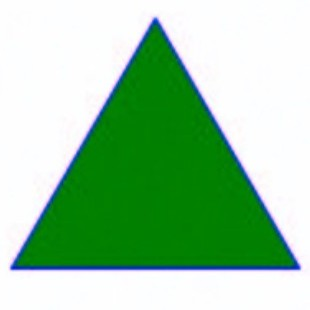
#> input picture images_test/triangle.jpg, 310 x 310 px, found by its file name
$ jupyter execute --allow-errors Notebook_final_Inpainting.ipynb
#> lines starting #> are read from the running program, lines starting #| are printed output that depends on the picture; after the words box and inside, x2 and y2 are one past the last pixel; in counts of white or black regions, pixels touching at a corner belong together
# Inpainting Project

importing libraries we are going to need :

[cell 1]
import imageio as iio
import numpy as np
import skimage.morphology as morpho
from skimage import img_as_float
import matplotlib.pyplot as plt
from scipy.signal import convolve2d
import cv2
import imageio
import os

# Affichage de l'image

[cell 2]
def view(data, size=(4, 4), dpi=100):
    """
    Image Dispaly
    """
    fig = plt.figure()
    fig.set_size_inches(size)
    ax = plt.Axes(fig, [0., 0., 1., 1.])
    ax.set_axis_off()
    fig.add_axes(ax)
    ax.imshow(data)
    plt.show()

# Création du masque

[cell 3]
def mask_creation(im, x1, x2 , y1 , y2):
    """
    Prend une image et les coordonnées de deux points et retourne un masque rectangulaire
    de la taille de l'image. La partie masquée contient des 0 et le reste des 1.
    """
    shape = im.shape
    mask = np.ones((shape[0],shape[1]), dtype=int)
    for i in range(x1,x2):
        for j in range(y1,y2):
            mask[i,j]=0
    return mask


# faite à l'aide de ClaudeIA

def create_freehand_mask(image, display_scale_factor=1.5, initial_cursor_size=5):
    """
    Permet à l'utilisateur de dessiner un masque à main levée avec un affichage agrandi.
    Le masque et l'image finaux restent à la taille d'origine.
    """
    h, w = image.shape[:2]
    mask = np.ones((h, w), dtype=np.uint8)  # Masque à la taille d'origine

    # Agrandir l'affichage uniquement pour la visualisation
    display_image = cv2.resize(image, (int(w * display_scale_factor), int(h * display_scale_factor)))
    display_mask = np.ones((int(h * display_scale_factor), int(w * display_scale_factor)), dtype=np.uint8)

    # Paramètres du curseur
    cursor_size = initial_cursor_size

    # Fonction de dessin
    # [11 lines left out: function draw_circle, not called in this run]

    params = {'drawing': False}
    cv2.namedWindow("Draw Mask")
    cv2.setMouseCallback("Draw Mask", draw_circle, params)

    while True:
        # Afficher l'image avec superposition du masque agrandi
        display_overlay = cv2.addWeighted(display_image, 0.7, cv2.merge([display_mask * 255] * 3), 0.3, 0)
        cv2.imshow("Draw Mask", display_overlay)

        # Gestion de la taille du curseur
        key = cv2.waitKey(1) & 0xFF
        if key == ord('q'):  # Quitter avec 'q'
            break
        elif key == ord('m'):  # Augmenter la taille du curseur
            cursor_size = min(cursor_size + 1, 50)
        elif key == ord('p'):  # Réduire la taille du curseur
            cursor_size = max(cursor_size - 1, 1)
        elif key == 27:  # Échapper pour quitter
            break

    cv2.destroyAllWindows()
    return mask

### Application du masque

[cell 4]
def apply_mask(im,mask):
    """
    applique un masque sur une image en multipliant chaque pixel par la valeur du masque (cette opération est faite pour les 3 canaux RGB de l'image)
    """
    n,m,k=im.shape
    new_im = np.zeros((n,m,k),dtype=int)
    for i in range(3):
        new_im[:,:,i]=im[:,:,i]*mask
    return new_im

### Selection du patch

[cell 5]
# [8 lines left out: function get_patch, not called in this run]

# Detection de bords

[cell 6]
def detection_de_bords(mask):
    new_mask = 1-mask
    #view(new_mask)
    n,m=mask.shape
    strell=morpho.disk(1)
    bords= new_mask-morpho.erosion(new_mask,strell)
    #view(strell)
    L=[]
    for i in range(n):
        for j in range(m):
            if(bords[i,j]==1):
                L.append((i,j))
    return L


# [18 lines left out: function detection_de_bords2, not called in this run]

# Calcul de distance

[cell 7]
# [12 lines left out: function distance_patch, not called in this run]

from skimage.color import rgb2lab

# [29 lines left out: functions distance_patch_2, distance_patch3, not called in this run]

# Fonctions Gradient

[cell 8]
# [100 lines left out: functions gradient_I2, gradient_I, gradient_I3, not called in this run]

# Vecteur normal

[cell 9]
# [15 lines left out: function normal_vect, not called in this run]

# Calcul de priorité

[cell 10]
# [38 lines left out: functions c_matrix, P, maxP, not called in this run]

# Main

#> (a cell that did not finish here is left out)

### TEST

[cell 12]
triangle = cv2.imread('images/triangle.jpg')
#> triangle is the input picture: shape (310, 310, 3); mean B, G, R 162, 201.6, 155.8
triangle_mask = create_freehand_mask(triangle)
#> (key q is pressed here)
#> triangle_mask: shape (310, 310); every value is 1

#> (a cell that did not finish here is left out)

[cell 14]
stop2 = iio.imread('images/stop2.jpg')
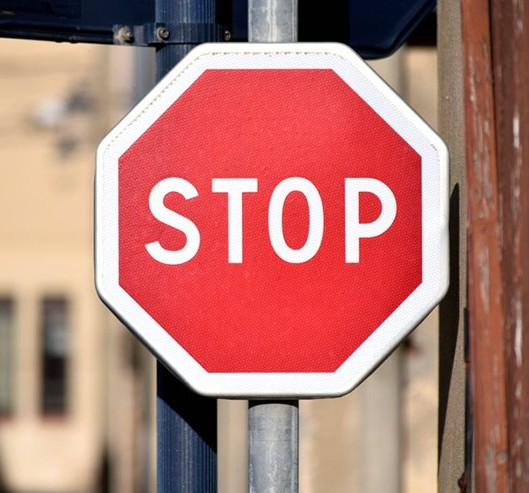
#> input picture images_test/stop2.jpg, 529 x 493 px, found by its file name
#> stop2 is the input picture: shape (493, 529, 3); mean R, G, B 180, 121.8, 114.4
stop2_mask = mask_creation(stop2, 400, 493 , 245, 350)
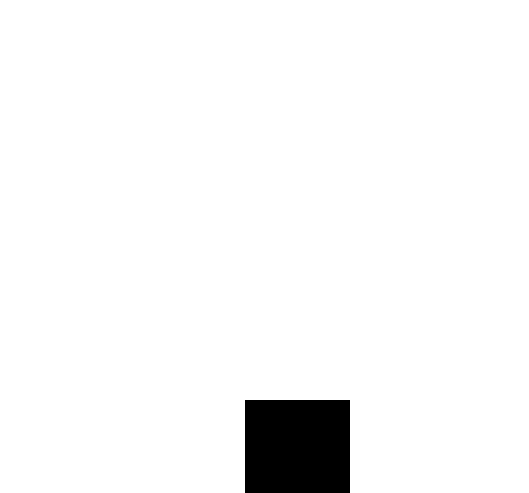
#> stop2_mask: shape (493, 529) int64; values 0 (black) and 1 (white), 96.3% white; 1 black region, box (x1, y1, x2, y2) and area: (245, 400, 350, 493) 9765
view(apply_mask(stop2,stop2_mask))
frt=detection_de_bords(stop2_mask)
#> in detection_de_bords, `bords= new_mask-morpho.erosion(new_mask,strell)`:
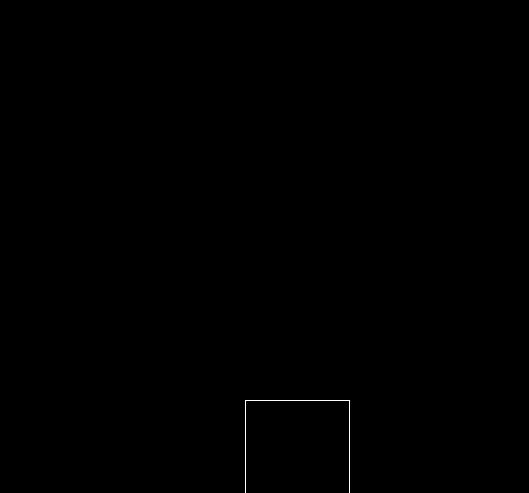
#> bords: shape (493, 529) int64; values 0 (black) and 1 (white), 0.11% white in thin lines or dots, all inside (x1, y1, x2, y2) = (245, 400, 350, 493)
#> frt = 289 pairs, first value 400 to 492, second value 245 to 349
print(frt)
#> (printed output is left out)

[cell 15]
stop2 = iio.imread('images/stop2.jpg')
stop2_mask = mask_creation(stop2, 340, 440 , 245, 350)
#> stop2_mask: shape (493, 529) int64; values 0 (black) and 1 (white), 96% white; 1 black region, box (x1, y1, x2, y2) and area: (245, 340, 350, 440) 10500
view(apply_mask(stop2,stop2_mask))
#> after the loop in apply_mask (call 2), `for i in range(3):`:
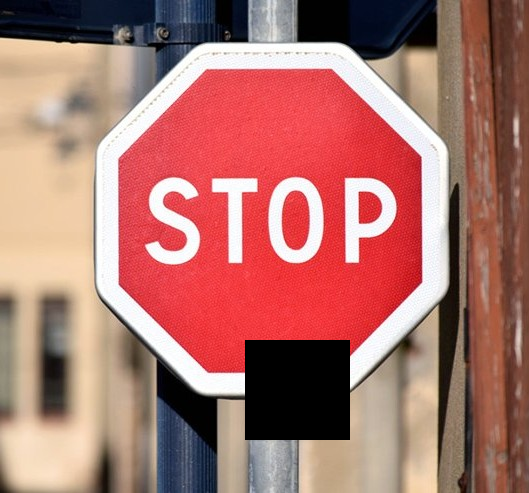
#> new_im: shape (493, 529, 3) int64; mean R, G, B 171.8, 116.1, 108.9
#> (the rest of this cell did not finish here and is left out)

[cell 16]
caree = iio.imread('images/mask.jpg')
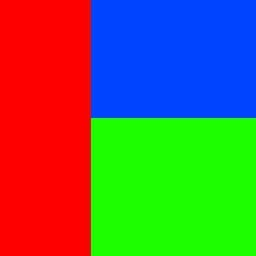
#> input picture images_test/mask.jpg, 256 x 256 px, found by its file name
#> caree is the input picture: shape (256, 256, 3); mean R, G, B 100.1, 108.6, 75.9
mask_caree = mask_creation(caree, 105, 145 , 80, 105)
#> mask_caree: shape (256, 256) int64; values 0 (black) and 1 (white), 98.5% white; 1 black region, box (x1, y1, x2, y2) and area: (80, 105, 105, 145) 1000
#> (the rest of this cell did not finish here and is left out)

[cell 17]
mask_caree = mask_creation(caree, 80, 170 , 60, 180)
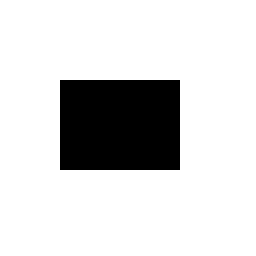
#> mask_caree: shape (256, 256) int64; values 0 (black) and 1 (white), 83.5% white; 1 black region, box (x1, y1, x2, y2) and area: (60, 80, 180, 170) 10800
#> (the rest of this cell did not finish here and is left out)

[cell 18]
beach = iio.imread('images/beach.jpg')
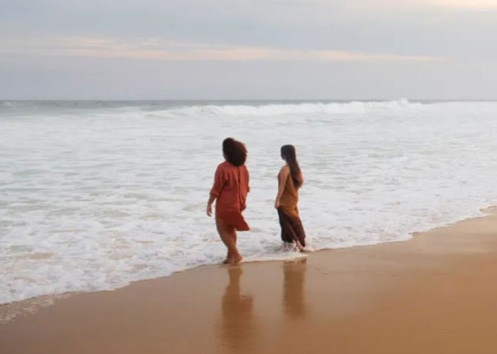
#> input picture images_test/beach.jpg, 497 x 354 px, found by its file name
#> beach is the input picture: shape (354, 497, 3); mean R, G, B 188, 177.4, 171.7
mask_beach = create_freehand_mask(beach)
#> call 2 of create_freehand_mask, with display_scale_factor = 1.5, initial_cursor_size = 5
#> in create_freehand_mask (call 2), `display_overlay = cv2.addWeighted(display_image, 0.7, cv2.merge([displ..`:
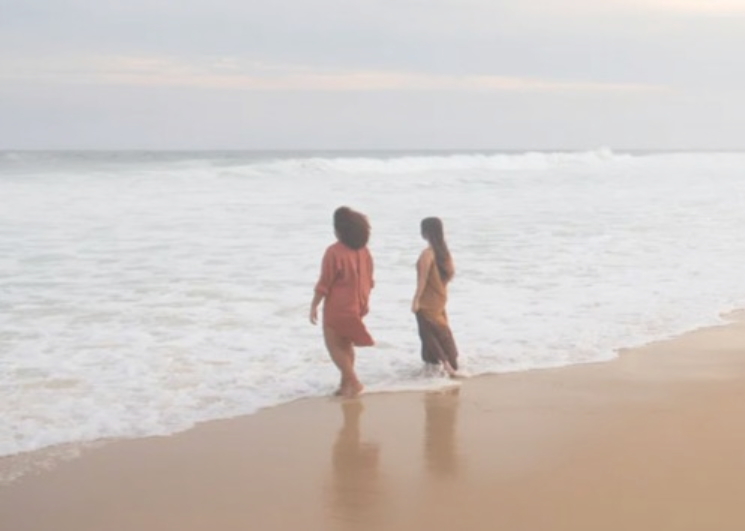
#> display_overlay: shape (531, 745, 3); mean R, G, B 208.1, 200.6, 196.7
#> (key Esc is pressed here)
#> mask_beach: shape (354, 497); every value is 1
view(mask_beach)
view(apply_mask(beach, mask_beach))

#> (a cell that did not finish here is left out)

[cell 20]
ovale = cv2.imread('images/ovale.jpg')
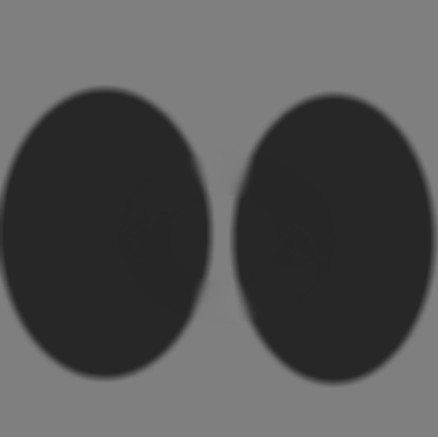
#> input picture images_test/ovale.jpg, 438 x 437 px, found by its file name
#> ovale is the input picture: shape (437, 438, 3); min 37, max 130, mean 83.9
mask_ovale = create_freehand_mask(ovale)
#> call 3 of create_freehand_mask, with display_scale_factor = 1.5, initial_cursor_size = 5
#> in create_freehand_mask (call 3), `display_overlay = cv2.addWeighted(display_image, 0.7, cv2.merge([displ..`:
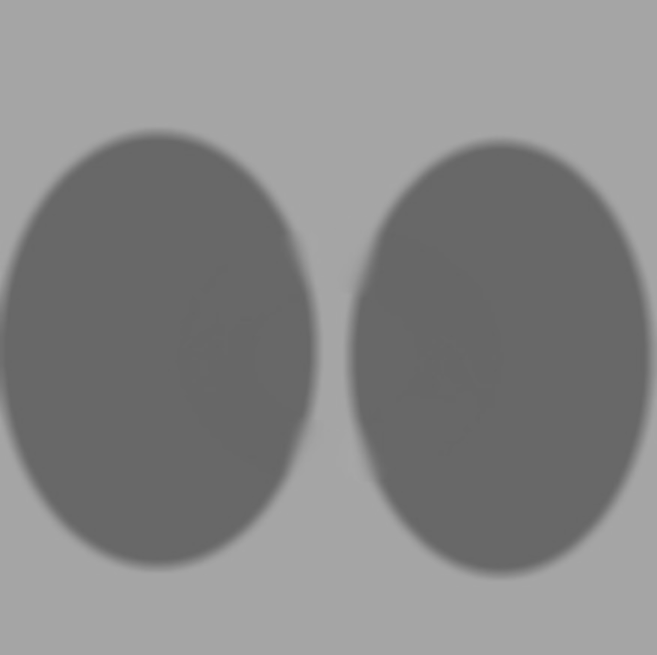
#> display_overlay: shape (655, 657, 3); min 102, max 168, mean 135.1
#> mask_ovale: shape (437, 438); every value is 1
print(mask_ovale.shape)
#| (437, 438)
view(mask_ovale)

#> (a cell that did not finish here is left out)

#> (a cell that did not finish here is left out)

#> (a cell that did not finish here is left out)

#> (a cell that did not finish here is left out)

#> (a cell that did not finish here is left out)

[cell 26]
balle_verte = cv2.imread('images/article_image7.jpg')
#> (the rest of this cell did not finish here and is left out)
